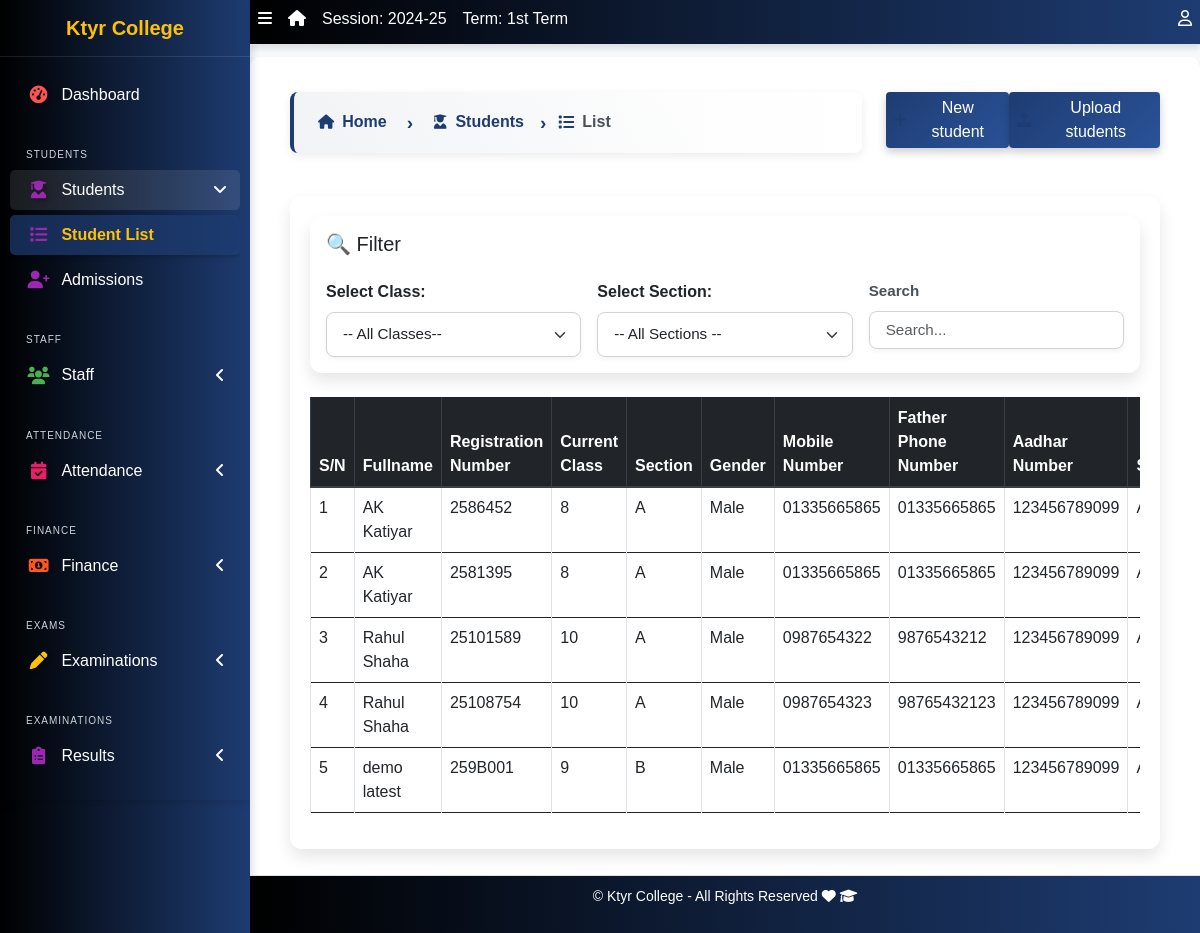
Page /student/list (signed in) on the earlier database version.
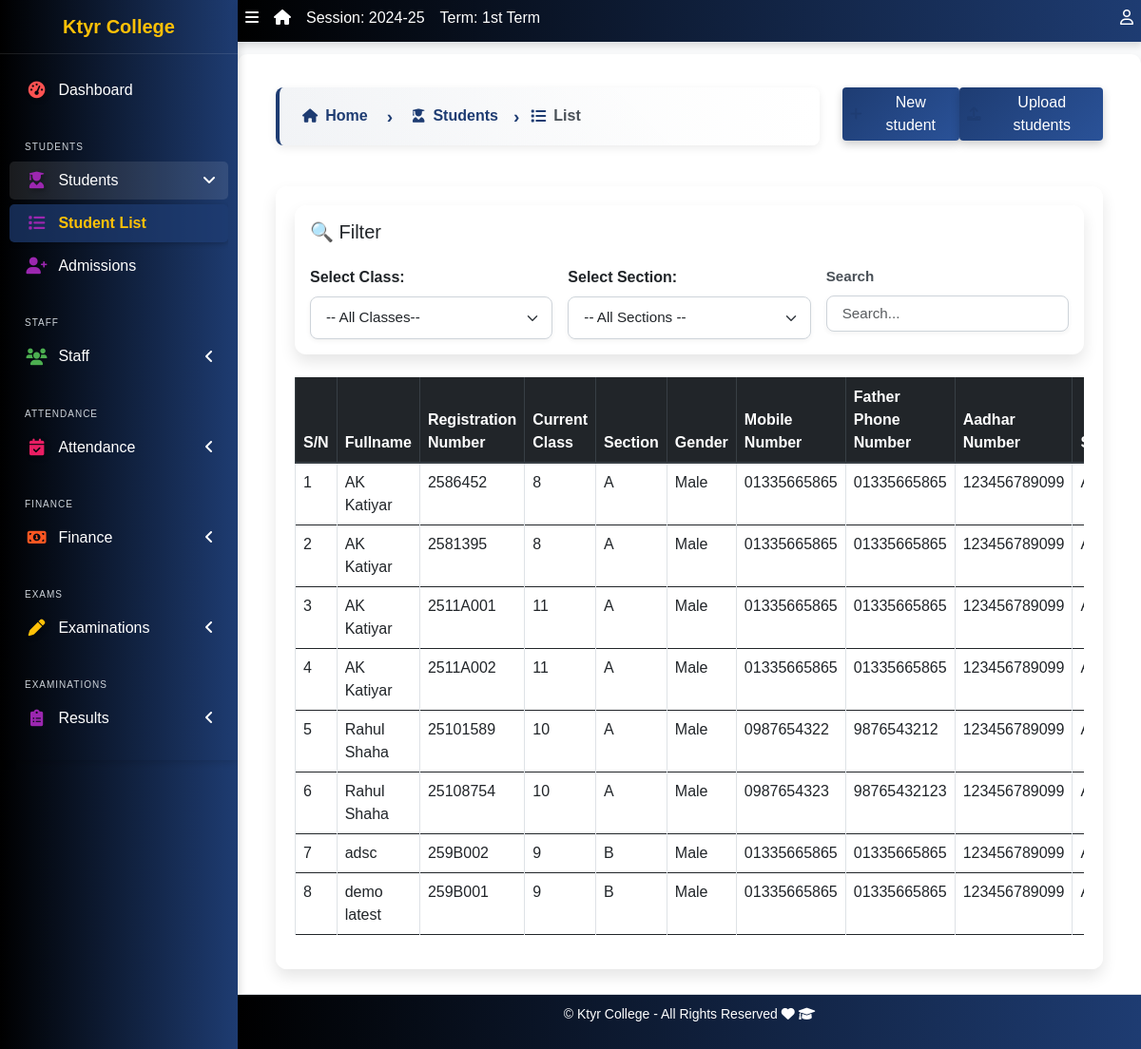
Same page on the later database version.
### apps/students/models.py (models this page shows, shortened)
class Student(models.Model):
    STATUS_CHOICES = [("active", "Active"), ("inactive", "Inactive")]
    GENDER_CHOICES = [("male", "Male"), ("female", "Female")]
    category = [("N/A", "N/A"),("Gen", "Gen"), ("OBC", "OBC"), ("SC/ST", "SC/ST"), ("Other", "Other")]
    current_status = models.CharField(
        max_length=10, choices=STATUS_CHOICES, default="active"
    )
    registration_number = models.CharField(max_length=200, unique=True, null=True, blank=True)
    fullname = models.CharField(max_length=200)
    gender = models.CharField(max_length=10, choices=GENDER_CHOICES, default="male")
    category = models.CharField(max_length=10, choices=category, default="N/A")
    aadhar_validator = RegexValidator(
    regex=r'^\d{12}$',
    message="Aadhaar number must be exactly 12 digits.",
    code='invalid_aadhar'
    )
    aadhar = models.CharField(validators=[aadhar_validator], max_length=12, blank=True)
    date_of_birth = models.DateField(default=timezone.now)
    current_class = models.ForeignKey(
        'corecode.StudentClass',
        on_delete=models.SET_NULL,
        blank=True,
        null=True
    )
    section = models.CharField(max_length=10, blank=True)
    date_of_admission = models.DateField(default=timezone.now)
    mobile_num_regex = RegexValidator(
        regex="^[0-9]{10,15}$", message="Entered mobile number isn't in a right format!"
    )
    mobile_number = models.CharField(
        validators=[mobile_num_regex], max_length=13, blank=True
    )
    email_id = models.EmailField(max_length=254, blank=True)
    Father_name = models.CharField(max_length=255, null=False, blank=False)
    Father_mobile_number = models.CharField( validators=[mobile_num_regex] ,max_length=15,)
    Father_aadhar = models.CharField(validators=[aadhar_validator], max_length=12, blank=True)
    Mother_name = models.CharField(max_length=255, null=True, blank=True)
    address = models.TextField(blank=True)
    others = models.TextField(blank=True)
    passport = models.ImageField(blank=True, upload_to="students/passports/")
    class Meta:
        ordering = ["fullname",]

### apps/corecode/models.py (models this page shows)
class StudentClass(models.Model):
    name = models.CharField(max_length=200, unique=True)
    class Meta:
        verbose_name = "Class"
        verbose_name_plural = "Classes"
        ordering = ["name"]
    def __str__(self):
        return self.name

### apps/students/views.py (the view)
# urls.py: path("list", StudentListView.as_view(), name="student-list"),
class StudentListView(LoginRequiredMixin, ListView):
    model = Student
    template_name = "students/student_list.html"
    context_object_name = "students"
    def get_queryset(self):
        queryset = super().get_queryset()
        self.filter_form = ClassSectionFilterForm(self.request.GET)
        if self.filter_form.is_valid():
            if self.filter_form.cleaned_data['class_name']:
                queryset = queryset.filter(current_class=self.filter_form.cleaned_data['class_name'])
            if self.filter_form.cleaned_data['section']:
                queryset = queryset.filter(section=self.filter_form.cleaned_data['section'])
        return queryset
    def get_context_data(self, **kwargs):
        context = super().get_context_data(**kwargs)
        context["filter_form"] = self.filter_form
        return context

### apps/corecode/filters.py
class ClassSectionFilterForm(forms.Form):
    class_name = forms.ModelChoiceField(
        queryset=StudentClass.objects.all(),
        required=False,
        empty_label="-- All Classes--",
        label="Select Class",
        widget=forms.Select(attrs={
            'class': 'form-select',
            'onchange': 'this.form.submit()',
            'id': 'class-filter'
        }),
    )
    section = forms.ChoiceField(
        choices=[],
        required=False,
        label="Select Section",
        widget=forms.Select(attrs={
            'class': 'form-select',
            'onchange': 'this.form.submit()',
            'id': 'section-filter'
        }),
    )
    def __init__(self, *args, **kwargs):
        super().__init__(*args, **kwargs)
        sections = Student.objects.values_list('section', flat=True).distinct()
        section_choices = [('', '-- All Sections --')] + [(section, section) for section in sections if section]
        self.fields['section'].choices = section_choices

### apps/students/templates/students/student_list.html (shortened to what this page needs)
{% extends 'base.html' %}
{% block breadcrumb-left %}
<div class="breadcrumb-container">
  <nav aria-label="breadcrumb">
    <ol class="breadcrumb breadcrumb-chevron">
      <li class="breadcrumb-item">
        <a href="{% url 'home' %}" class="text-decoration-none fw-bold">
          <i class="fas fa-home"></i> Home
        </a>
      </li>
      <li class="breadcrumb-item">
        <a href="{% url 'student-list' %}" class="text-decoration-none fw-bold">
          <i class="fas fa-user-graduate"></i> Students
        </a>
      </li>
      <li class="breadcrumb-item active" aria-current="page">
        <i class="fas fa-list"></i> List
      </li>
    </ol>
  </nav>
</div>
{% endblock breadcrumb-left %}
{% block breadcrumb %}
<a class="btn btn-primary" href="{% url 'student-create' %}"><i
    class="fas fa-plus"></i> New student</a>
<a class="btn btn-primary" href="{% url 'student-upload' %}"><i
    class="fas fa-upload"></i> Upload students</a>
{% endblock breadcrumb %}
{% block content %}
{% include 'includes/class_section_filter.html' with filter_form=filter_form show_search=True %}
  <div class="table-responsive">
    <table id="studenttable" class="table table-bordered table-hover" data-page-length='10'>
      <thead class="thead-dark">
        <tr>
          <th>S/N</th>
          <th>Fullname</th>
          <th>Registration Number</th>
          <th>Current Class</th>
          <th>Section</th>
          <th>Gender</th>
          <th>Mobile Number</th>
          <th>Father Phone Number</th>
          <th>Aadhar Number</th>
          <th>Status</th>
        </tr>
      </thead>
      <tbody>
        {% for student in students %}
          <tr class='clickable-row' data-href="{% url 'student-detail' student.id %}">
            <td>{{ forloop.counter}}</td>
            <td>{{student.fullname }}  </td>
            <td>{{ student.registration_number}}</td>
            <td>{{ student.current_class}}</td>
            <td>{{ student.section}}</td>
            <td>{{ student.get_gender_display}}</td>
            <td>{{ student.mobile_number}}</td>
            <td>{{ student.Father_mobile_number}}</td>
            <td>{{ student.aadhar}}</td>
            <td>{{ student.get_current_status_display}}</td>
          </tr>
        {% endfor %}
      </tbody>
    </table>
  </div>
{% endblock content %}

Differences in the rows shown:
added Student: fullname "AK Katiyar", registration_number "2511A001", current_class "11", section "A", gender "Male", mobile_number "01335665865", Father_mobile_number "01335665865", aadhar "123456789099"
added Student: fullname "AK Katiyar", registration_number "2511A002", current_class "11", section "A", gender "Male", mobile_number "01335665865", Father_mobile_number "01335665865", aadhar "123456789099"
added Student: fullname "adsc", registration_number "259B002", current_class "9", section "B", gender "Male", mobile_number "01335665865", Father_mobile_number "01335665865", aadhar "123456789099"
